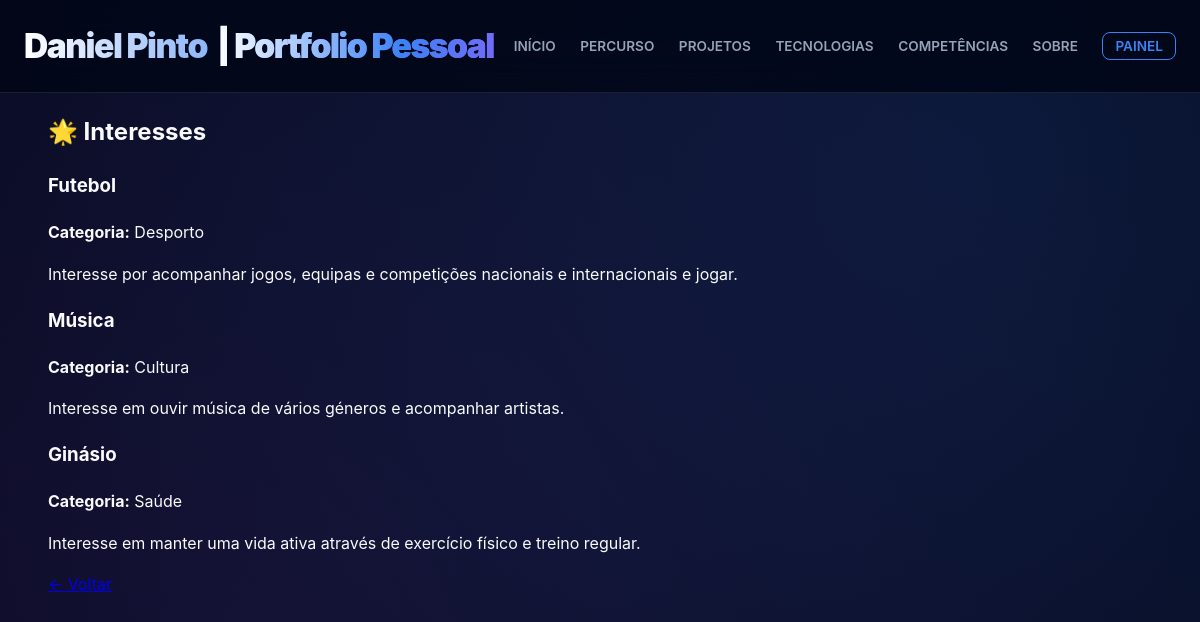
Screenshot of /interesses/ with the database file from the repository.
### portfolioPessoal/models.py (models this page shows, shortened)
class Interesse(models.Model):
    nomeInteresse = models.CharField(max_length=100, primary_key=True, verbose_name="Nome do Interesse")
    descricaoInteresse = models.TextField(verbose_name="Descrição")
    categoriaInteresse = models.CharField(max_length=50, verbose_name="Categoria")
    class Meta:
        verbose_name = "Interesse"
        verbose_name_plural = "Interesses"

### portfolioPessoal/views.py (the view)
# urls.py: path('interesses/', views.interesses_view, name='interesses'),
def interesses_view(request):
    return render(request, 'portfoliopessoal/interesses.html', {'interesses': Interesse.objects.all()})

### portfolioPessoal/templates/portfoliopessoal/interesses.html
{% extends "portfoliopessoal/base.html" %}
{% block content %}
<h2>🌟 Interesses</h2>
<section>
    {% for i in interesses %}
    <article>
        <h3>{{ i.nomeInteresse }}</h3>
        <p><strong>Categoria:</strong> {{ i.categoriaInteresse }}</p>
        <p>{{ i.descricaoInteresse }}</p>
    </article>
    {% endfor %}
</section>
<a href="{% url 'portfolio' %}">← Voltar</a>
{% endblock %}

### portfolioPessoal/static/style.css (style rules this page uses)
:root { --bg-deep: #020617; --bg-card: #0f172a; --bg-input: rgba(2, 6, 23, 0.6); --accent: #3b82f6; --accent-glow: rgba(59, 130, 246, 0.5); --purple: #a855f7; --purple-glow: rgba(168, 85, 247, 0.5); --text-main: #f8fafc; --text-muted: #94a3b8; --border: rgba(255, 255, 255, 0.1); }
body { font-family: 'Inter', sans-serif; background-color: var(--bg-deep); background-image: radial-gradient(circle at 80% 20%, rgba(59, 130, 246, 0.15), transparent), radial-gradient(circle at 20% 80%, rgba(168, 85, 247, 0.1), transparent); background-attachment: fixed; margin: 0; color: var(--text-main); overflow-x: hidden; line-height: 1.6; }

### rows the page displays
Interesse: nomeInteresse "Futebol", categoriaInteresse "Desporto", descricaoInteresse "Interesse por acompanhar jogos, equipas e competições nacionais e internacionais e jogar."
Interesse: nomeInteresse "Música", categoriaInteresse "Cultura", descricaoInteresse "Interesse em ouvir música de vários géneros e acompanhar artistas."
Interesse: nomeInteresse "Ginásio", categoriaInteresse "Saúde", descricaoInteresse "Interesse em manter uma vida ativa através de exercício físico e treino regular."
